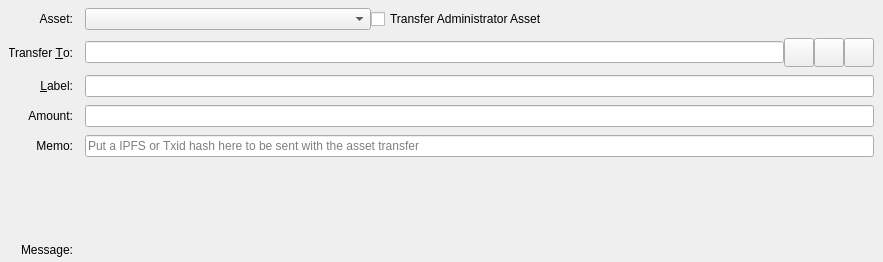
<?xml version="1.0" encoding="UTF-8"?>
<ui version="4.0">
 <class>SendAssetsEntry</class>
 <widget class="QStackedWidget" name="SendAssetsEntry">
  <property name="geometry">
   <rect>
    <x>0</x>
    <y>0</y>
    <width>883</width>
    <height>262</height>
   </rect>
  </property>
  <property name="focusPolicy">
   <enum>Qt::TabFocus</enum>
  </property>
  <property name="autoFillBackground">
   <bool>false</bool>
  </property>
  <property name="currentIndex">
   <number>0</number>
  </property>
  <widget class="QFrame" name="SendCoins">
   <property name="toolTip">
    <string>This is an asset payment</string>
   </property>
   <property name="frameShape">
    <enum>QFrame::NoFrame</enum>
   </property>
   <layout class="QGridLayout" name="gridLayout">
    <property name="topMargin">
     <number>8</number>
    </property>
    <property name="bottomMargin">
     <number>4</number>
    </property>
    <property name="horizontalSpacing">
     <number>12</number>
    </property>
    <property name="verticalSpacing">
     <number>8</number>
    </property>
    <item row="9" column="1">
     <widget class="QLabel" name="messageTextLabel">
      <property name="toolTip">
       <string>A message that was attached to the ftm: URI which will be stored with the transaction for your reference. Note: This message will not be sent over the FTM network.</string>
      </property>
      <property name="textFormat">
       <enum>Qt::PlainText</enum>
      </property>
     </widget>
    </item>
    <item row="7" column="1">
     <widget class="QLabel" name="assetAmountLabel">
      <property name="text">
       <string/>
      </property>
      <property name="alignment">
       <set>Qt::AlignRight|Qt::AlignTrailing|Qt::AlignVCenter</set>
      </property>
     </widget>
    </item>
    <item row="5" column="0">
     <widget class="QLabel" name="memoLabel">
      <property name="text">
       <string>Memo:</string>
      </property>
      <property name="alignment">
       <set>Qt::AlignRight|Qt::AlignTrailing|Qt::AlignVCenter</set>
      </property>
     </widget>
    </item>
    <item row="4" column="0">
     <widget class="QLabel" name="amountLabel">
      <property name="text">
       <string>Amount:</string>
      </property>
      <property name="alignment">
       <set>Qt::AlignRight|Qt::AlignTrailing|Qt::AlignVCenter</set>
      </property>
     </widget>
    </item>
    <item row="3" column="1">
     <widget class="QLineEdit" name="addAsLabel">
      <property name="toolTip">
       <string>Enter a label for this address to add it to the list of used addresses</string>
      </property>
     </widget>
    </item>
    <item row="3" column="0">
     <widget class="QLabel" name="labellLabel">
      <property name="text">
       <string>&amp;Label:</string>
      </property>
      <property name="alignment">
       <set>Qt::AlignRight|Qt::AlignTrailing|Qt::AlignVCenter</set>
      </property>
      <property name="buddy">
       <cstring>addAsLabel</cstring>
      </property>
     </widget>
    </item>
    <item row="8" column="1">
     <widget class="QLabel" name="ownershipWarningMessage">
      <property name="text">
       <string/>
      </property>
     </widget>
    </item>
    <item row="1" column="0">
     <widget class="QLabel" name="assetBoxLabel">
      <property name="text">
       <string>Asset:</string>
      </property>
      <property name="alignment">
       <set>Qt::AlignRight|Qt::AlignTrailing|Qt::AlignVCenter</set>
      </property>
     </widget>
    </item>
    <item row="4" column="1">
     <layout class="QHBoxLayout" name="horizontalLayoutAmount" stretch="0">
      <item>
       <widget class="AssetAmountField" name="payAssetAmount"/>
      </item>
     </layout>
    </item>
    <item row="2" column="1">
     <layout class="QHBoxLayout" name="payToLayout">
      <property name="spacing">
       <number>0</number>
      </property>
      <item>
       <widget class="QValidatedLineEdit" name="payTo">
        <property name="toolTip">
         <string>The FTM address to send the payment to</string>
        </property>
       </widget>
      </item>
      <item>
       <widget class="QToolButton" name="addressBookButton">
        <property name="toolTip">
         <string>Choose previously used address</string>
        </property>
        <property name="text">
         <string/>
        </property>
        <property name="icon">
         <iconset resource="../ftm.qrc">
          <normaloff>:/icons/address-book</normaloff>:/icons/address-book</iconset>
        </property>
        <property name="iconSize">
         <size>
          <width>22</width>
          <height>22</height>
         </size>
        </property>
        <property name="shortcut">
         <string>Alt+A</string>
        </property>
       </widget>
      </item>
      <item>
       <widget class="QToolButton" name="pasteButton">
        <property name="toolTip">
         <string>Paste address from clipboard</string>
        </property>
        <property name="text">
         <string/>
        </property>
        <property name="icon">
         <iconset resource="../ftm.qrc">
          <normaloff>:/icons/editpaste</normaloff>:/icons/editpaste</iconset>
        </property>
        <property name="iconSize">
         <size>
          <width>22</width>
          <height>22</height>
         </size>
        </property>
        <property name="shortcut">
         <string>Alt+P</string>
        </property>
       </widget>
      </item>
      <item>
       <widget class="QToolButton" name="deleteButton">
        <property name="toolTip">
         <string>Remove this entry</string>
        </property>
        <property name="text">
         <string/>
        </property>
        <property name="icon">
         <iconset resource="../ftm.qrc">
          <normaloff>:/icons/remove</normaloff>:/icons/remove</iconset>
        </property>
        <property name="iconSize">
         <size>
          <width>22</width>
          <height>22</height>
         </size>
        </property>
       </widget>
      </item>
     </layout>
    </item>
    <item row="10" column="0">
     <widget class="QLabel" name="messageLabel">
      <property name="text">
       <string>Message:</string>
      </property>
      <property name="alignment">
       <set>Qt::AlignRight|Qt::AlignTrailing|Qt::AlignVCenter</set>
      </property>
     </widget>
    </item>
    <item row="2" column="0">
     <widget class="QLabel" name="payToLabel">
      <property name="text">
       <string>Transfer &amp;To:</string>
      </property>
      <property name="alignment">
       <set>Qt::AlignRight|Qt::AlignTrailing|Qt::AlignVCenter</set>
      </property>
      <property name="buddy">
       <cstring>payTo</cstring>
      </property>
     </widget>
    </item>
    <item row="1" column="1">
     <layout class="QHBoxLayout" name="horizontalLayout_3">
      <property name="spacing">
       <number>0</number>
      </property>
      <item>
       <widget class="QComboBox" name="assetSelectionBox">
        <property name="minimumContentsLength">
         <number>32</number>
        </property>
       </widget>
      </item>
      <item>
       <widget class="QCheckBox" name="administratorCheckbox">
        <property name="text">
         <string>Transfer Administrator Asset</string>
        </property>
       </widget>
      </item>
      <item>
       <spacer name="horizontalSpacer">
        <property name="orientation">
         <enum>Qt::Horizontal</enum>
        </property>
        <property name="sizeHint" stdset="0">
         <size>
          <width>40</width>
          <height>20</height>
         </size>
        </property>
       </spacer>
      </item>
     </layout>
    </item>
    <item row="5" column="1">
     <widget class="QLineEdit" name="memoBox">
      <property name="maxLength">
       <number>64</number>
      </property>
      <property name="placeholderText">
       <string>Put a IPFS or Txid hash here to be sent with the asset transfer</string>
      </property>
     </widget>
    </item>
   </layout>
  </widget>
  <widget class="QFrame" name="SendCoins_UnauthenticatedPaymentRequest">
   <property name="palette">
    <palette>
     <active>
      <colorrole role="WindowText">
       <brush brushstyle="SolidPattern">
        <color alpha="255">
         <red>0</red>
         <green>0</green>
         <blue>0</blue>
        </color>
       </brush>
      </colorrole>
      <colorrole role="Button">
       <brush brushstyle="SolidPattern">
        <color alpha="255">
         <red>255</red>
         <green>255</green>
         <blue>127</blue>
        </color>
       </brush>
      </colorrole>
      <colorrole role="Light">
       <brush brushstyle="SolidPattern">
        <color alpha="255">
         <red>255</red>
         <green>255</green>
         <blue>255</blue>
        </color>
       </brush>
      </colorrole>
      <colorrole role="Midlight">
       <brush brushstyle="SolidPattern">
        <color alpha="255">
         <red>255</red>
         <green>255</green>
         <blue>191</blue>
        </color>
       </brush>
      </colorrole>
      <colorrole role="Dark">
       <brush brushstyle="SolidPattern">
        <color alpha="255">
         <red>127</red>
         <green>127</green>
         <blue>63</blue>
        </color>
       </brush>
      </colorrole>
      <colorrole role="Mid">
       <brush brushstyle="SolidPattern">
        <color alpha="255">
         <red>170</red>
         <green>170</green>
         <blue>84</blue>
        </color>
       </brush>
      </colorrole>
      <colorrole role="Text">
       <brush brushstyle="SolidPattern">
        <color alpha="255">
         <red>0</red>
         <green>0</green>
         <blue>0</blue>
        </color>
       </brush>
      </colorrole>
      <colorrole role="BrightText">
       <brush brushstyle="SolidPattern">
        <color alpha="255">
         <red>255</red>
         <green>255</green>
         <blue>255</blue>
        </color>
       </brush>
      </colorrole>
      <colorrole role="ButtonText">
       <brush brushstyle="SolidPattern">
        <color alpha="255">
         <red>0</red>
         <green>0</green>
         <blue>0</blue>
        </color>
       </brush>
      </colorrole>
      <colorrole role="Base">
       <brush brushstyle="SolidPattern">
        <color alpha="255">
         <red>255</red>
         <green>255</green>
         <blue>255</blue>
        </color>
       </brush>
      </colorrole>
      <colorrole role="Window">
       <brush brushstyle="SolidPattern">
        <color alpha="255">
         <red>255</red>
         <green>255</green>
         <blue>127</blue>
        </color>
       </brush>
      </colorrole>
      <colorrole role="Shadow">
       <brush brushstyle="SolidPattern">
        <color alpha="255">
         <red>0</red>
         <green>0</green>
         <blue>0</blue>
        </color>
       </brush>
      </colorrole>
      <colorrole role="AlternateBase">
       <brush brushstyle="SolidPattern">
        <color alpha="255">
         <red>255</red>
         <green>255</green>
         <blue>191</blue>
        </color>
       </brush>
      </colorrole>
      <colorrole role="ToolTipBase">
       <brush brushstyle="SolidPattern">
        <color alpha="255">
         <red>255</red>
         <green>255</green>
         <blue>220</blue>
        </color>
       </brush>
      </colorrole>
      <colorrole role="ToolTipText">
       <brush brushstyle="SolidPattern">
        <color alpha="255">
         <red>0</red>
         <green>0</green>
         <blue>0</blue>
        </color>
       </brush>
      </colorrole>
     </active>
     <inactive>
      <colorrole role="WindowText">
       <brush brushstyle="SolidPattern">
        <color alpha="255">
         <red>0</red>
         <green>0</green>
         <blue>0</blue>
        </color>
       </brush>
      </colorrole>
      <colorrole role="Button">
       <brush brushstyle="SolidPattern">
        <color alpha="255">
         <red>255</red>
         <green>255</green>
         <blue>127</blue>
        </color>
       </brush>
      </colorrole>
      <colorrole role="Light">
       <brush brushstyle="SolidPattern">
        <color alpha="255">
         <red>255</red>
         <green>255</green>
         <blue>255</blue>
        </color>
       </brush>
      </colorrole>
      <colorrole role="Midlight">
       <brush brushstyle="SolidPattern">
        <color alpha="255">
         <red>255</red>
         <green>255</green>
         <blue>191</blue>
        </color>
       </brush>
      </colorrole>
      <colorrole role="Dark">
       <brush brushstyle="SolidPattern">
        <color alpha="255">
         <red>127</red>
         <green>127</green>
         <blue>63</blue>
        </color>
       </brush>
      </colorrole>
      <colorrole role="Mid">
       <brush brushstyle="SolidPattern">
        <color alpha="255">
         <red>170</red>
         <green>170</green>
         <blue>84</blue>
        </color>
       </brush>
      </colorrole>
      <colorrole role="Text">
       <brush brushstyle="SolidPattern">
        <color alpha="255">
         <red>0</red>
         <green>0</green>
         <blue>0</blue>
        </color>
       </brush>
      </colorrole>
      <colorrole role="BrightText">
       <brush brushstyle="SolidPattern">
        <color alpha="255">
         <red>255</red>
         <green>255</green>
         <blue>255</blue>
        </color>
       </brush>
      </colorrole>
      <colorrole role="ButtonText">
       <brush brushstyle="SolidPattern">
        <color alpha="255">
         <red>0</red>
         <green>0</green>
         <blue>0</blue>
        </color>
       </brush>
      </colorrole>
      <colorrole role="Base">
       <brush brushstyle="SolidPattern">
        <color alpha="255">
         <red>255</red>
         <green>255</green>
         <blue>255</blue>
        </color>
       </brush>
      </colorrole>
      <colorrole role="Window">
       <brush brushstyle="SolidPattern">
        <color alpha="255">
         <red>255</red>
         <green>255</green>
         <blue>127</blue>
        </color>
       </brush>
      </colorrole>
      <colorrole role="Shadow">
       <brush brushstyle="SolidPattern">
        <color alpha="255">
         <red>0</red>
         <green>0</green>
         <blue>0</blue>
        </color>
       </brush>
      </colorrole>
      <colorrole role="AlternateBase">
       <brush brushstyle="SolidPattern">
        <color alpha="255">
         <red>255</red>
         <green>255</green>
         <blue>191</blue>
        </color>
       </brush>
      </colorrole>
      <colorrole role="ToolTipBase">
       <brush brushstyle="SolidPattern">
        <color alpha="255">
         <red>255</red>
         <green>255</green>
         <blue>220</blue>
        </color>
       </brush>
      </colorrole>
      <colorrole role="ToolTipText">
       <brush brushstyle="SolidPattern">
        <color alpha="255">
         <red>0</red>
         <green>0</green>
         <blue>0</blue>
        </color>
       </brush>
      </colorrole>
     </inactive>
     <disabled>
      <colorrole role="WindowText">
       <brush brushstyle="SolidPattern">
        <color alpha="255">
         <red>127</red>
         <green>127</green>
         <blue>63</blue>
        </color>
       </brush>
      </colorrole>
      <colorrole role="Button">
       <brush brushstyle="SolidPattern">
        <color alpha="255">
         <red>255</red>
         <green>255</green>
         <blue>127</blue>
        </color>
       </brush>
      </colorrole>
      <colorrole role="Light">
       <brush brushstyle="SolidPattern">
        <color alpha="255">
         <red>255</red>
         <green>255</green>
         <blue>255</blue>
        </color>
       </brush>
      </colorrole>
      <colorrole role="Midlight">
       <brush brushstyle="SolidPattern">
        <color alpha="255">
         <red>255</red>
         <green>255</green>
         <blue>191</blue>
        </color>
       </brush>
      </colorrole>
      <colorrole role="Dark">
       <brush brushstyle="SolidPattern">
        <color alpha="255">
         <red>127</red>
         <green>127</green>
         <blue>63</blue>
        </color>
       </brush>
      </colorrole>
      <colorrole role="Mid">
       <brush brushstyle="SolidPattern">
        <color alpha="255">
         <red>170</red>
         <green>170</green>
         <blue>84</blue>
        </color>
       </brush>
      </colorrole>
      <colorrole role="Text">
       <brush brushstyle="SolidPattern">
        <color alpha="255">
         <red>127</red>
         <green>127</green>
         <blue>63</blue>
        </color>
       </brush>
      </colorrole>
      <colorrole role="BrightText">
       <brush brushstyle="SolidPattern">
        <color alpha="255">
         <red>255</red>
         <green>255</green>
         <blue>255</blue>
        </color>
       </brush>
      </colorrole>
      <colorrole role="ButtonText">
       <brush brushstyle="SolidPattern">
        <color alpha="255">
         <red>127</red>
         <green>127</green>
         <blue>63</blue>
        </color>
       </brush>
      </colorrole>
      <colorrole role="Base">
       <brush brushstyle="SolidPattern">
        <color alpha="255">
         <red>255</red>
         <green>255</green>
         <blue>127</blue>
        </color>
       </brush>
      </colorrole>
      <colorrole role="Window">
       <brush brushstyle="SolidPattern">
        <color alpha="255">
         <red>255</red>
         <green>255</green>
         <blue>127</blue>
        </color>
       </brush>
      </colorrole>
      <colorrole role="Shadow">
       <brush brushstyle="SolidPattern">
        <color alpha="255">
         <red>0</red>
         <green>0</green>
         <blue>0</blue>
        </color>
       </brush>
      </colorrole>
      <colorrole role="AlternateBase">
       <brush brushstyle="SolidPattern">
        <color alpha="255">
         <red>255</red>
         <green>255</green>
         <blue>127</blue>
        </color>
       </brush>
      </colorrole>
      <colorrole role="ToolTipBase">
       <brush brushstyle="SolidPattern">
        <color alpha="255">
         <red>255</red>
         <green>255</green>
         <blue>220</blue>
        </color>
       </brush>
      </colorrole>
      <colorrole role="ToolTipText">
       <brush brushstyle="SolidPattern">
        <color alpha="255">
         <red>0</red>
         <green>0</green>
         <blue>0</blue>
        </color>
       </brush>
      </colorrole>
     </disabled>
    </palette>
   </property>
   <property name="toolTip">
    <string>This is an unauthenticated payment request.</string>
   </property>
   <property name="autoFillBackground">
    <bool>true</bool>
   </property>
   <property name="frameShape">
    <enum>QFrame::NoFrame</enum>
   </property>
   <layout class="QGridLayout" name="gridLayout_is">
    <property name="spacing">
     <number>12</number>
    </property>
    <item row="0" column="0">
     <widget class="QLabel" name="payToLabel_is">
      <property name="text">
       <string>Transfer to:</string>
      </property>
      <property name="alignment">
       <set>Qt::AlignRight|Qt::AlignTrailing|Qt::AlignVCenter</set>
      </property>
     </widget>
    </item>
    <item row="0" column="1">
     <layout class="QHBoxLayout" name="payToLayout_is">
      <property name="spacing">
       <number>0</number>
      </property>
      <item>
       <widget class="QLabel" name="payTo_is"/>
      </item>
      <item>
       <widget class="QToolButton" name="deleteButton_is">
        <property name="toolTip">
         <string>Remove this entry</string>
        </property>
        <property name="text">
         <string/>
        </property>
        <property name="icon">
         <iconset resource="../ftm.qrc">
          <normaloff>:/icons/remove</normaloff>:/icons/remove</iconset>
        </property>
       </widget>
      </item>
     </layout>
    </item>
    <item row="1" column="0">
     <widget class="QLabel" name="memoLabel_is">
      <property name="text">
       <string>Memo:</string>
      </property>
      <property name="alignment">
       <set>Qt::AlignRight|Qt::AlignTrailing|Qt::AlignVCenter</set>
      </property>
     </widget>
    </item>
    <item row="1" column="1">
     <widget class="QLabel" name="memoTextLabel_is">
      <property name="textFormat">
       <enum>Qt::PlainText</enum>
      </property>
     </widget>
    </item>
    <item row="2" column="0">
     <widget class="QLabel" name="amountLabel_is">
      <property name="text">
       <string>A&amp;mount:</string>
      </property>
      <property name="alignment">
       <set>Qt::AlignRight|Qt::AlignTrailing|Qt::AlignVCenter</set>
      </property>
      <property name="buddy">
       <cstring>payAmount_is</cstring>
      </property>
     </widget>
    </item>
    <item row="2" column="1">
     <widget class="QLineEdit" name="payAmount_is">
      <property name="acceptDrops">
       <bool>false</bool>
      </property>
     </widget>
    </item>
   </layout>
  </widget>
  <widget class="QFrame" name="SendCoins_AuthenticatedPaymentRequest">
   <property name="palette">
    <palette>
     <active>
      <colorrole role="WindowText">
       <brush brushstyle="SolidPattern">
        <color alpha="255">
         <red>0</red>
         <green>0</green>
         <blue>0</blue>
        </color>
       </brush>
      </colorrole>
      <colorrole role="Button">
       <brush brushstyle="SolidPattern">
        <color alpha="255">
         <red>140</red>
         <green>232</green>
         <blue>119</blue>
        </color>
       </brush>
      </colorrole>
      <colorrole role="Light">
       <brush brushstyle="SolidPattern">
        <color alpha="255">
         <red>230</red>
         <green>255</green>
         <blue>224</blue>
        </color>
       </brush>
      </colorrole>
      <colorrole role="Midlight">
       <brush brushstyle="SolidPattern">
        <color alpha="255">
         <red>185</red>
         <green>243</green>
         <blue>171</blue>
        </color>
       </brush>
      </colorrole>
      <colorrole role="Dark">
       <brush brushstyle="SolidPattern">
        <color alpha="255">
         <red>70</red>
         <green>116</green>
         <blue>59</blue>
        </color>
       </brush>
      </colorrole>
      <colorrole role="Mid">
       <brush brushstyle="SolidPattern">
        <color alpha="255">
         <red>93</red>
         <green>155</green>
         <blue>79</blue>
        </color>
       </brush>
      </colorrole>
      <colorrole role="Text">
       <brush brushstyle="SolidPattern">
        <color alpha="255">
         <red>0</red>
         <green>0</green>
         <blue>0</blue>
        </color>
       </brush>
      </colorrole>
      <colorrole role="BrightText">
       <brush brushstyle="SolidPattern">
        <color alpha="255">
         <red>155</red>
         <green>255</green>
         <blue>147</blue>
        </color>
       </brush>
      </colorrole>
      <colorrole role="ButtonText">
       <brush brushstyle="SolidPattern">
        <color alpha="255">
         <red>0</red>
         <green>0</green>
         <blue>0</blue>
        </color>
       </brush>
      </colorrole>
      <colorrole role="Base">
       <brush brushstyle="SolidPattern">
        <color alpha="255">
         <red>119</red>
         <green>255</green>
         <blue>233</blue>
        </color>
       </brush>
      </colorrole>
      <colorrole role="Window">
       <brush brushstyle="SolidPattern">
        <color alpha="255">
         <red>140</red>
         <green>232</green>
         <blue>119</blue>
        </color>
       </brush>
      </colorrole>
      <colorrole role="Shadow">
       <brush brushstyle="SolidPattern">
        <color alpha="255">
         <red>0</red>
         <green>0</green>
         <blue>0</blue>
        </color>
       </brush>
      </colorrole>
      <colorrole role="AlternateBase">
       <brush brushstyle="SolidPattern">
        <color alpha="255">
         <red>197</red>
         <green>243</green>
         <blue>187</blue>
        </color>
       </brush>
      </colorrole>
      <colorrole role="NoRole">
       <brush brushstyle="SolidPattern">
        <color alpha="255">
         <red>125</red>
         <green>194</green>
         <blue>122</blue>
        </color>
       </brush>
      </colorrole>
      <colorrole role="ToolTipBase">
       <brush brushstyle="SolidPattern">
        <color alpha="255">
         <red>255</red>
         <green>255</green>
         <blue>220</blue>
        </color>
       </brush>
      </colorrole>
      <colorrole role="ToolTipText">
       <brush brushstyle="SolidPattern">
        <color alpha="255">
         <red>0</red>
         <green>0</green>
         <blue>0</blue>
        </color>
       </brush>
      </colorrole>
     </active>
     <inactive>
      <colorrole role="WindowText">
       <brush brushstyle="SolidPattern">
        <color alpha="255">
         <red>0</red>
         <green>0</green>
         <blue>0</blue>
        </color>
       </brush>
      </colorrole>
      <colorrole role="Button">
       <brush brushstyle="SolidPattern">
        <color alpha="255">
         <red>140</red>
         <green>232</green>
         <blue>119</blue>
        </color>
       </brush>
      </colorrole>
      <colorrole role="Light">
       <brush brushstyle="SolidPattern">
        <color alpha="255">
         <red>230</red>
         <green>255</green>
         <blue>224</blue>
        </color>
       </brush>
      </colorrole>
      <colorrole role="Midlight">
       <brush brushstyle="SolidPattern">
        <color alpha="255">
         <red>185</red>
         <green>243</green>
         <blue>171</blue>
        </color>
       </brush>
      </colorrole>
      <colorrole role="Dark">
       <brush brushstyle="SolidPattern">
        <color alpha="255">
         <red>70</red>
         <green>116</green>
         <blue>59</blue>
        </color>
       </brush>
      </colorrole>
      <colorrole role="Mid">
       <brush brushstyle="SolidPattern">
        <color alpha="255">
         <red>93</red>
         <green>155</green>
         <blue>79</blue>
        </color>
       </brush>
      </colorrole>
      <colorrole role="Text">
       <brush brushstyle="SolidPattern">
        <color alpha="255">
         <red>0</red>
         <green>0</green>
         <blue>0</blue>
        </color>
       </brush>
      </colorrole>
      <colorrole role="BrightText">
       <brush brushstyle="SolidPattern">
        <color alpha="255">
         <red>155</red>
         <green>255</green>
         <blue>147</blue>
        </color>
       </brush>
      </colorrole>
      <colorrole role="ButtonText">
       <brush brushstyle="SolidPattern">
        <color alpha="255">
         <red>0</red>
         <green>0</green>
         <blue>0</blue>
        </color>
       </brush>
      </colorrole>
      <colorrole role="Base">
       <brush brushstyle="SolidPattern">
        <color alpha="255">
         <red>119</red>
         <green>255</green>
         <blue>233</blue>
        </color>
       </brush>
      </colorrole>
      <colorrole role="Window">
       <brush brushstyle="SolidPattern">
        <color alpha="255">
         <red>140</red>
         <green>232</green>
         <blue>119</blue>
        </color>
       </brush>
      </colorrole>
      <colorrole role="Shadow">
       <brush brushstyle="SolidPattern">
        <color alpha="255">
         <red>0</red>
         <green>0</green>
         <blue>0</blue>
        </color>
       </brush>
      </colorrole>
      <colorrole role="AlternateBase">
       <brush brushstyle="SolidPattern">
        <color alpha="255">
         <red>197</red>
         <green>243</green>
         <blue>187</blue>
        </color>
       </brush>
      </colorrole>
      <colorrole role="NoRole">
       <brush brushstyle="SolidPattern">
        <color alpha="255">
         <red>125</red>
         <green>194</green>
         <blue>122</blue>
        </color>
       </brush>
      </colorrole>
      <colorrole role="ToolTipBase">
       <brush brushstyle="SolidPattern">
        <color alpha="255">
         <red>255</red>
         <green>255</green>
         <blue>220</blue>
        </color>
       </brush>
      </colorrole>
      <colorrole role="ToolTipText">
       <brush brushstyle="SolidPattern">
        <color alpha="255">
         <red>0</red>
         <green>0</green>
         <blue>0</blue>
        </color>
       </brush>
      </colorrole>
     </inactive>
     <disabled>
      <colorrole role="WindowText">
       <brush brushstyle="SolidPattern">
        <color alpha="255">
         <red>70</red>
         <green>116</green>
         <blue>59</blue>
        </color>
       </brush>
      </colorrole>
      <colorrole role="Button">
       <brush brushstyle="SolidPattern">
        <color alpha="255">
         <red>140</red>
         <green>232</green>
         <blue>119</blue>
        </color>
       </brush>
      </colorrole>
      <colorrole role="Light">
       <brush brushstyle="SolidPattern">
        <color alpha="255">
         <red>230</red>
         <green>255</green>
         <blue>224</blue>
        </color>
       </brush>
      </colorrole>
      <colorrole role="Midlight">
       <brush brushstyle="SolidPattern">
        <color alpha="255">
         <red>185</red>
         <green>243</green>
         <blue>171</blue>
        </color>
       </brush>
      </colorrole>
      <colorrole role="Dark">
       <brush brushstyle="SolidPattern">
        <color alpha="255">
         <red>70</red>
         <green>116</green>
         <blue>59</blue>
        </color>
       </brush>
      </colorrole>
      <colorrole role="Mid">
       <brush brushstyle="SolidPattern">
        <color alpha="255">
         <red>93</red>
         <green>155</green>
         <blue>79</blue>
        </color>
       </brush>
      </colorrole>
      <colorrole role="Text">
       <brush brushstyle="SolidPattern">
        <color alpha="255">
         <red>70</red>
         <green>116</green>
         <blue>59</blue>
        </color>
       </brush>
      </colorrole>
      <colorrole role="BrightText">
       <brush brushstyle="SolidPattern">
        <color alpha="255">
         <red>155</red>
         <green>255</green>
         <blue>147</blue>
        </color>
       </brush>
      </colorrole>
      <colorrole role="ButtonText">
       <brush brushstyle="SolidPattern">
        <color alpha="255">
         <red>70</red>
         <green>116</green>
         <blue>59</blue>
        </color>
       </brush>
      </colorrole>
      <colorrole role="Base">
       <brush brushstyle="SolidPattern">
        <color alpha="255">
         <red>140</red>
         <green>232</green>
         <blue>119</blue>
        </color>
       </brush>
      </colorrole>
      <colorrole role="Window">
       <brush brushstyle="SolidPattern">
        <color alpha="255">
         <red>140</red>
         <green>232</green>
         <blue>119</blue>
        </color>
       </brush>
      </colorrole>
      <colorrole role="Shadow">
       <brush brushstyle="SolidPattern">
        <color alpha="255">
         <red>0</red>
         <green>0</green>
         <blue>0</blue>
        </color>
       </brush>
      </colorrole>
      <colorrole role="AlternateBase">
       <brush brushstyle="SolidPattern">
        <color alpha="255">
         <red>140</red>
         <green>232</green>
         <blue>119</blue>
        </color>
       </brush>
      </colorrole>
      <colorrole role="NoRole">
       <brush brushstyle="SolidPattern">
        <color alpha="255">
         <red>125</red>
         <green>194</green>
         <blue>122</blue>
        </color>
       </brush>
      </colorrole>
      <colorrole role="ToolTipBase">
       <brush brushstyle="SolidPattern">
        <color alpha="255">
         <red>255</red>
         <green>255</green>
         <blue>220</blue>
        </color>
       </brush>
      </colorrole>
      <colorrole role="ToolTipText">
       <brush brushstyle="SolidPattern">
        <color alpha="255">
         <red>0</red>
         <green>0</green>
         <blue>0</blue>
        </color>
       </brush>
      </colorrole>
     </disabled>
    </palette>
   </property>
   <property name="toolTip">
    <string>This is an authenticated payment request.</string>
   </property>
   <property name="autoFillBackground">
    <bool>true</bool>
   </property>
   <property name="frameShape">
    <enum>QFrame::NoFrame</enum>
   </property>
   <layout class="QGridLayout" name="gridLayout_s">
    <property name="spacing">
     <number>12</number>
    </property>
    <item row="0" column="0">
     <widget class="QLabel" name="payToLabel_s">
      <property name="text">
       <string>Transfer to:</string>
      </property>
      <property name="alignment">
       <set>Qt::AlignRight|Qt::AlignTrailing|Qt::AlignVCenter</set>
      </property>
     </widget>
    </item>
    <item row="0" column="1">
     <layout class="QHBoxLayout" name="payToLayout_s">
      <property name="spacing">
       <number>0</number>
      </property>
      <item>
       <widget class="QLabel" name="payTo_s">
        <property name="textFormat">
         <enum>Qt::PlainText</enum>
        </property>
       </widget>
      </item>
      <item>
       <widget class="QToolButton" name="deleteButton_s">
        <property name="toolTip">
         <string>Remove this entry</string>
        </property>
        <property name="text">
         <string/>
        </property>
        <property name="icon">
         <iconset resource="../ftm.qrc">
          <normaloff>:/icons/remove</normaloff>:/icons/remove</iconset>
        </property>
       </widget>
      </item>
     </layout>
    </item>
    <item row="1" column="0">
     <widget class="QLabel" name="memoLabel_s">
      <property name="text">
       <string>Memo:</string>
      </property>
      <property name="alignment">
       <set>Qt::AlignRight|Qt::AlignTrailing|Qt::AlignVCenter</set>
      </property>
     </widget>
    </item>
    <item row="1" column="1">
     <widget class="QLabel" name="memoTextLabel_s">
      <property name="textFormat">
       <enum>Qt::PlainText</enum>
      </property>
     </widget>
    </item>
    <item row="2" column="0">
     <widget class="QLabel" name="amountLabel_s">
      <property name="text">
       <string>A&amp;mount:</string>
      </property>
      <property name="alignment">
       <set>Qt::AlignRight|Qt::AlignTrailing|Qt::AlignVCenter</set>
      </property>
      <property name="buddy">
       <cstring>payAmount_s</cstring>
      </property>
     </widget>
    </item>
    <item row="2" column="1">
     <widget class="FTMAmountField" name="payAmount_s">
      <property name="acceptDrops">
       <bool>false</bool>
      </property>
     </widget>
    </item>
   </layout>
  </widget>
 </widget>
 <customwidgets>
  <customwidget>
   <class>QValidatedLineEdit</class>
   <extends>QLineEdit</extends>
   <header>qvalidatedlineedit.h</header>
  </customwidget>
  <customwidget>
   <class>FTMAmountField</class>
   <extends>QLineEdit</extends>
   <header>ftmamountfield.h</header>
   <container>1</container>
  </customwidget>
  <customwidget>
   <class>AssetAmountField</class>
   <extends>QLineEdit</extends>
   <header location="global">ftmamountfield.h</header>
  </customwidget>
 </customwidgets>
 <tabstops>
  <tabstop>payTo</tabstop>
  <tabstop>addressBookButton</tabstop>
  <tabstop>pasteButton</tabstop>
  <tabstop>deleteButton</tabstop>
  <tabstop>addAsLabel</tabstop>
  <tabstop>payAmount_is</tabstop>
  <tabstop>deleteButton_is</tabstop>
  <tabstop>payAmount_s</tabstop>
  <tabstop>deleteButton_s</tabstop>
 </tabstops>
 <resources>
  <include location="../ftm.qrc"/>
 </resources>
 <connections/>
</ui>
